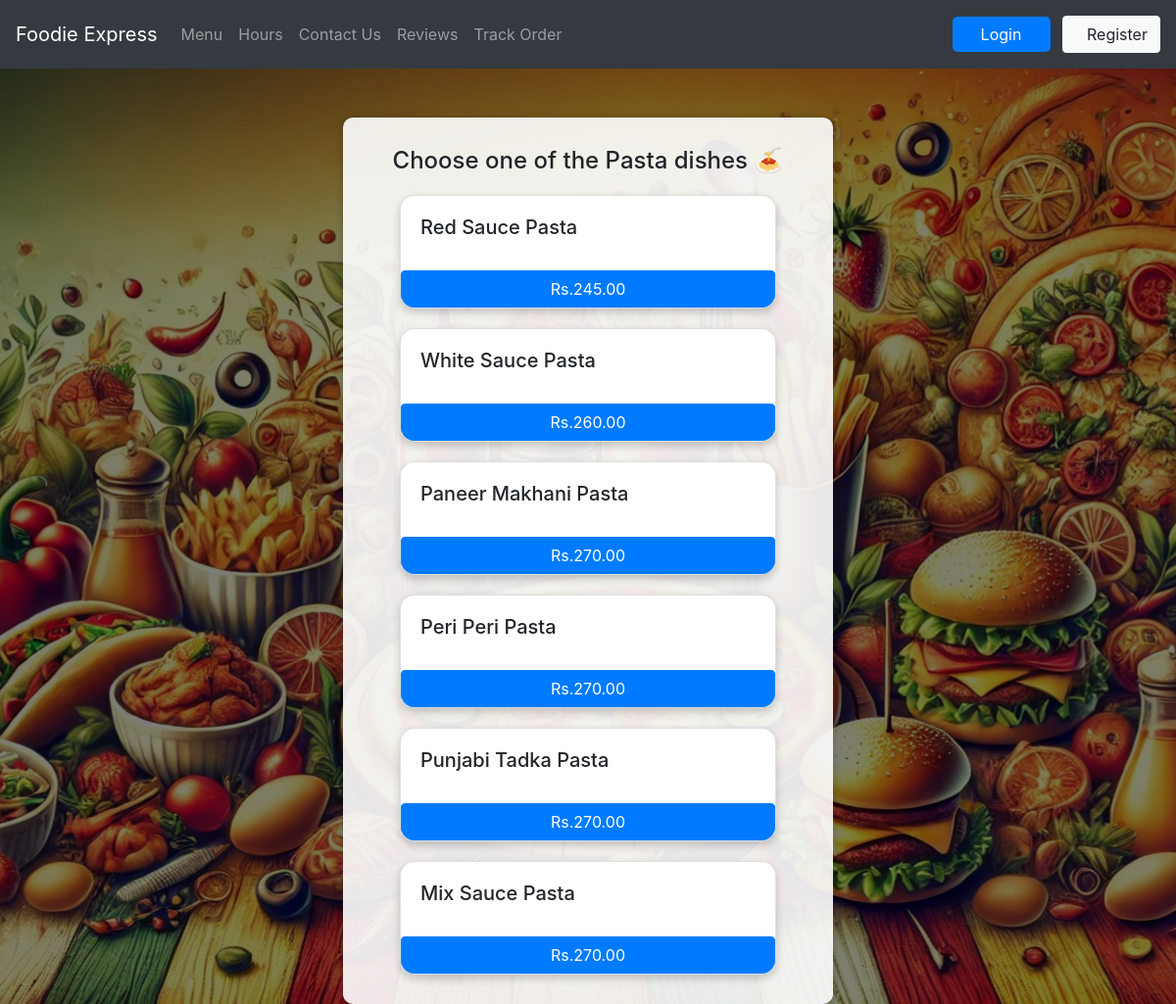
Page /Pasta on the committed database.
### orders/models.py (models this page shows)
class Pasta(models.Model):
    dish_name = models.CharField(max_length=200)
    price = models.DecimalField(max_digits=6, decimal_places=2)
    def __str__(self):
        return f"{self.dish_name}"

### orders/views.py (the view)
# urls.py: path("Pasta", views.pasta, name="pasta"),
def pasta(request):
    return render(request, "orders/pasta.html", context={"dishes": Pasta.objects.all})

### orders/templates/orders/pasta.html
{% extends 'orders/header.html' %}
{% block content %}
    <div class="container">
      <h4 style="margin:10px; text-align:center;"> Choose one of the Pasta dishes &#x1f35d </h4>
      <div class="row justify-content-center">
        {% for dish in dishes %}
            <div class="card" id="regular_pizza_card" style="width: 24rem; margin:10px;">
              <div class="card-body">
                <h5 class="card-title" >{{dish}}</h5>
              </div>
              <button class="btn btn-primary"
              onclick="isAuthenticated ? add_to_cart({item_description:'{{dish}}', price:{{dish.price}}}) : window.location.href='{% url 'orders:login' %}'">
                Rs.{{dish.price}}
              </button>
            </div>
        {% endfor %}
      </div>
    </div>
{% endblock %}

### orders/static/orders/style.css (style rules this page uses)
body { background: url('bgimg.jpg') center/cover no-repeat fixed; }
body::before { content: ""; position: fixed; top: 0; left: 0; width: 100%; height: 100%; background: rgba(0, 0, 0, 0.5); z-index: -1; }
.container { max-width: 500px; background: rgba(255, 255, 255, 0.9); padding: 20px; border-radius: 10px; margin-top: 50px; box-shadow: 0px 0px 10px rgba(0, 0, 0, 0.2); }
.card { border-radius: 15px; overflow: hidden; box-shadow: 0px 4px 8px rgba(0, 0, 0, 0.2); transition: transform 0.3s ease-in-out, box-shadow 0.3s ease-in-out; }

### rows in the picture
Pasta: dish_name "Red Sauce Pasta", price "245.00"
Pasta: dish_name "White Sauce Pasta", price "260.00"
Pasta: dish_name "Paneer Makhani Pasta", price "270.00"
Pasta: dish_name "Peri Peri Pasta", price "270.00"
Pasta: dish_name "Punjabi Tadka Pasta", price "270.00"
Pasta: dish_name "Mix Sauce Pasta", price "270.00"
